Frame 1 (no input): blank canvas, image omitted
Frame 60 (the mouse pressed at the canvas centre just before this capture): blank canvas, image omitted
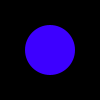
Frame 120 (the mouse held since frame 60 and released just before this capture)

The Processing sketch whose frames 1 and 60 were blank and that drew this single picture after the mouse press (run headless with seeded random() and noise(); from frame 60 on, the mouse is pressed at the canvas centre):

// Processing sketch: rapid_01
// ── rapid_01.pde

int pixDens = 2;

void setup()
{
  //size(1196/pixDens,768/pixDens);
  orientation(LANDSCAPE);
  noStroke();
  background(0);
  colorMode(HSB, 100, 1, 1);

}
void draw()
{
  fill(dist(pmouseX, pmouseY, mouseX, mouseY),1,1);
  ellipse(mouseX, mouseY, mouseX-pmouseX, mouseY-pmouseY);
}
